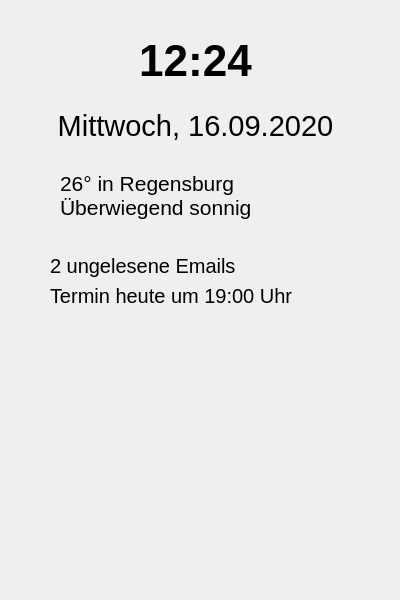
<?xml version="1.0" encoding="UTF-8"?>
<ui version="4.0">
 <class>Form</class>
 <widget class="QWidget" name="Form">
  <property name="geometry">
   <rect>
    <x>0</x>
    <y>0</y>
    <width>400</width>
    <height>600</height>
   </rect>
  </property>
  <property name="windowTitle">
   <string>Form</string>
  </property>
  <widget class="QLabel" name="time">
   <property name="geometry">
    <rect>
     <x>40</x>
     <y>0</y>
     <width>311</width>
     <height>121</height>
    </rect>
   </property>
   <property name="font">
    <font>
     <pointsize>33</pointsize>
     <weight>75</weight>
     <bold>true</bold>
    </font>
   </property>
   <property name="text">
    <string>12:24</string>
   </property>
   <property name="alignment">
    <set>Qt::AlignCenter</set>
   </property>
  </widget>
  <widget class="QLabel" name="time_2">
   <property name="geometry">
    <rect>
     <x>30</x>
     <y>100</y>
     <width>331</width>
     <height>51</height>
    </rect>
   </property>
   <property name="font">
    <font>
     <pointsize>22</pointsize>
     <weight>50</weight>
     <bold>false</bold>
    </font>
   </property>
   <property name="text">
    <string>Mittwoch, 16.09.2020</string>
   </property>
   <property name="alignment">
    <set>Qt::AlignCenter</set>
   </property>
  </widget>
  <widget class="QLabel" name="time_3">
   <property name="geometry">
    <rect>
     <x>60</x>
     <y>150</y>
     <width>281</width>
     <height>91</height>
    </rect>
   </property>
   <property name="font">
    <font>
     <pointsize>16</pointsize>
     <weight>50</weight>
     <bold>false</bold>
    </font>
   </property>
   <property name="text">
    <string>26° in Regensburg
Überwiegend sonnig</string>
   </property>
   <property name="alignment">
    <set>Qt::AlignLeading|Qt::AlignLeft|Qt::AlignVCenter</set>
   </property>
  </widget>
  <widget class="QLabel" name="label">
   <property name="geometry">
    <rect>
     <x>20</x>
     <y>350</y>
     <width>361</width>
     <height>211</height>
    </rect>
   </property>
   <property name="text">
    <string/>
   </property>
   <property name="pixmap">
    <pixmap>image.jpg</pixmap>
   </property>
   <property name="scaledContents">
    <bool>true</bool>
   </property>
  </widget>
  <widget class="QLabel" name="time_4">
   <property name="geometry">
    <rect>
     <x>50</x>
     <y>250</y>
     <width>291</width>
     <height>31</height>
    </rect>
   </property>
   <property name="font">
    <font>
     <pointsize>15</pointsize>
     <weight>50</weight>
     <bold>false</bold>
    </font>
   </property>
   <property name="text">
    <string>2 ungelesene Emails</string>
   </property>
   <property name="alignment">
    <set>Qt::AlignLeading|Qt::AlignLeft|Qt::AlignVCenter</set>
   </property>
  </widget>
  <widget class="QLabel" name="time_5">
   <property name="geometry">
    <rect>
     <x>50</x>
     <y>280</y>
     <width>291</width>
     <height>31</height>
    </rect>
   </property>
   <property name="font">
    <font>
     <pointsize>15</pointsize>
     <weight>50</weight>
     <bold>false</bold>
    </font>
   </property>
   <property name="text">
    <string>Termin heute um 19:00 Uhr</string>
   </property>
   <property name="alignment">
    <set>Qt::AlignLeading|Qt::AlignLeft|Qt::AlignVCenter</set>
   </property>
  </widget>
 </widget>
 <resources/>
 <connections/>
</ui>
